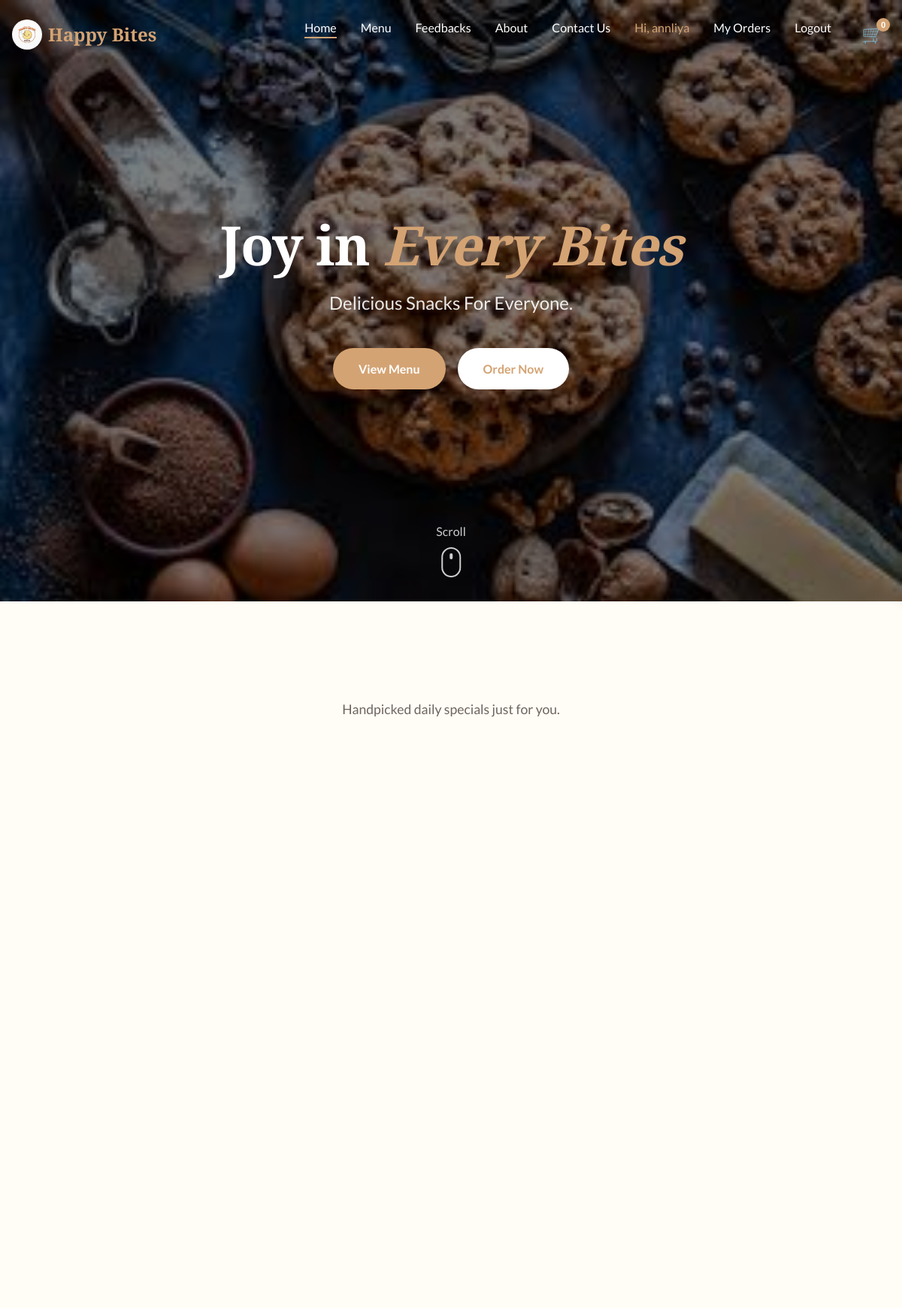
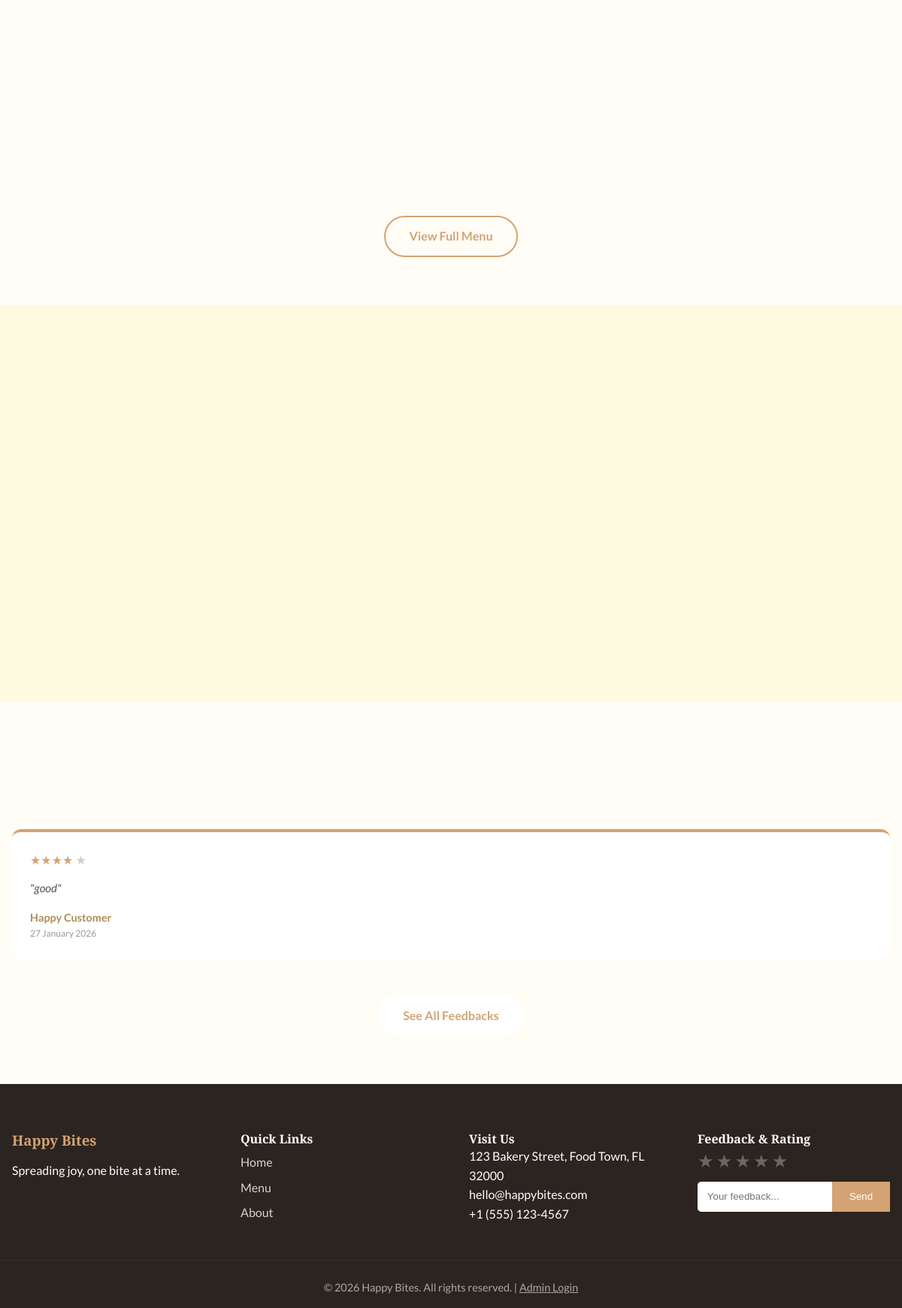
Screenshot of / (signed in) with the database file from the repository (2 pictures, top to bottom).
### app1.py (models this page shows)
class Feedback(db.Model):
    id = db.Column(db.Integer, primary_key=True)
    rating = db.Column(db.Integer, nullable=False)
    message = db.Column(db.Text, nullable=True)
    timestamp = db.Column(db.DateTime, default=datetime.utcnow)

class StoreSettings(db.Model):
    id = db.Column(db.Integer, primary_key=True)
    address = db.Column(db.Text, nullable=False, default='123 Bakery Street, Food Town, FL 32000')
    phone = db.Column(db.String(20), nullable=False, default='+1 (555) 123-4567')
    email = db.Column(db.String(120), nullable=False, default='hello@happybites.com')
    instagram = db.Column(db.String(255), nullable=True)
    facebook = db.Column(db.String(255), nullable=True)
    twitter = db.Column(db.String(255), nullable=True)
    whatsapp = db.Column(db.String(20), nullable=True)
    linkedin = db.Column(db.String(255), nullable=True)

### app1.py (the view)
@app.route('/')
def home():
    featured_products = Product.query.limit(4).all()
    recent_feedbacks = Feedback.query.order_by(Feedback.timestamp.desc()).limit(5).all()
    return render_template('index.html', products=featured_products, testimonials=recent_feedbacks)

### app1.py (called while the page is built)
@app.context_processor
def inject_settings():
    settings = StoreSettings.query.first()
    if not settings:
        settings = StoreSettings()
        db.session.add(settings)
        db.session.commit()
    return dict(store_settings=settings)

### templates/index.html (shortened to what this page needs)
<!DOCTYPE html>
<html lang="en">
<head>
    <link rel="stylesheet" href="https://cdnjs.cloudflare.com/ajax/libs/font-awesome/6.0.0/css/all.min.css">
    <link rel="stylesheet" href="/static/style.css">
</head>
<body>
    <nav class="navbar" id="navbar">
        <div class="container nav-container">
            <a href="#" class="logo">
                <img src="static/assets/images/logo.jpeg" alt="Happy Bites Logo" class="logo-img">
                <span class="logo-text">Happy Bites</span>
            </a>
            <ul class="nav-links">
                <li><a href="#home" class="nav-link active">Home</a></li>
                <li><a href="/menu" class="nav-link">Menu</a></li>
                <li><a href="/feedbacks" class="nav-link">Feedbacks</a></li>
                <li><a href="#about" class="nav-link">About</a></li>
                <li><a href="#contact" class="nav-link">Contact Us</a></li>
                {% if session.user_logged_in %}
                <li><a href="#" class="nav-link" style="color: var(--primary);">Hi, {{ session.full_name.split()[0]
                        }}</a></li>
                <li><a href="/my_orders" class="nav-link">My Orders</a></li>
                <li><a href="/logout" class="nav-link">Logout</a></li>
                {% else %}
                <li><a href="/login" class="nav-link">Login</a></li>
                {% endif %}
                <li class="cart-item">
                    <button class="cart-btn" aria-label="View Cart">
                        <span class="cart-icon">🛒</span>
                        <span class="cart-count">0</span>
                    </button>
                </li>
            </ul>
        </div>
    </nav>
    <header id="home" class="hero">
        <div class="hero-bg">
            <img src="static/assets/images/cookies.jpg" alt="Delicious Cookies" class="hero-video">
            <div class="overlay"></div>
        </div>
        <div class="container hero-content">
            <h1 class="hero-title">Joy in <span class="highlight">Every Bites</span></h1>
            <p class="hero-subtitle">Delicious Snacks For Everyone.
            </p>
            <div class="hero-buttons">
                <a href="/menu" class="btn btn-primary">View Menu</a>
                <a href="#menu" class="btn btn-secondary">Order Now</a>
            </div>
        </div>
        <div class="scroll-indicator">
            <span>Scroll</span>
            <div class="mouse"></div>
        </div>
    </header>
    <section id="menu" class="section menu-section">
        <div class="container">
            <div class="section-header text-center">
                <p class="section-desc">Handpicked daily specials just for you.</p>
            </div>
            <div class="menu-grid">
        </div>
        <div class="center-btn">
            <a href="/menu" class="btn btn-outline">View Full Menu</a>
        </div>
        </div>
    </section>
    <section id="about" class="section about-section">
        <div class="container about-grid">
            <div class="about-image">
                <div class="image-stack">
                </div>
            </div>
        </div>
    </section>
    {% if testimonials %}
    <section class="section" style="background: var(--light-bg);">
        <div class="container">
            <div class="testimonials-grid"
                style="display: grid; grid-template-columns: repeat(auto-fit, minmax(280px, 1fr)); gap: 1.5rem; margin-top: 3rem;">
                {% for t in testimonials %}
                <div class="testimonial-card"
                    style="background: white; padding: 1.5rem; border-radius: var(--radius); box-shadow: var(--shadow-soft); text-align: left; border-top: 4px solid var(--primary);">
                    <div style="color: var(--primary); font-size: 1rem; margin-bottom: 0.8rem;">
                        {% for i in range(t.rating) %}★{% endfor %}
                        {% for i in range(5 - t.rating) %}<span style="color: #ccc;">★</span>{% endfor %}
                    </div>
                    <p
                        style="font-style: italic; color: #555; margin-bottom: 1rem; line-height: 1.5; font-size: 0.95rem;">
                        "{{ t.message }}"</p>
                    <div style="font-weight: 700; color: var(--primary-dark); font-size: 0.9rem;">Happy Customer</div>
                    <div style="font-size: 0.75rem; color: #999;">{{ t.timestamp.strftime('%d %B %Y') }}</div>
                </div>
                {% endfor %}
            </div>
        </div>
        <div style="text-align: center; margin-top: 3rem;">
            <a href="/feedbacks" class="btn btn-secondary">See All Feedbacks</a>
        </div>
    </section>
    {% endif %}
    <footer id="contact" class="site-footer">
        <div class="container footer-content">
            <div class="footer-brand">
                <h3>Happy Bites</h3>
                <p>Spreading joy, one bite at a time.</p>
            </div>
            <div class="footer-links">
                <h4>Quick Links</h4>
                <a href="#home">Home</a>
                <a href="#menu">Menu</a>
                <a href="#about">About</a>
            </div>
            <div class="footer-contact">
                <h4>Visit Us</h4>
                <p>{{ store_settings.address }}</p>
                <p>{{ store_settings.email }}</p>
                <p>{{ store_settings.phone }}</p>
            </div>
            <div class="footer-newsletter">
                <h4>Feedback & Rating</h4>
                <form class="feedback-form" id="feedbackForm">
                    <div class="star-rating">
                        <input type="radio" id="star5" name="rating" value="5" /><label for="star5"
                            title="5 stars">★</label>
                        <input type="radio" id="star4" name="rating" value="4" /><label for="star4"
                            title="4 stars">★</label>
                        <input type="radio" id="star3" name="rating" value="3" /><label for="star3"
                            title="3 stars">★</label>
                        <input type="radio" id="star2" name="rating" value="2" /><label for="star2"
                            title="2 stars">★</label>
                        <input type="radio" id="star1" name="rating" value="1" /><label for="star1"
                            title="1 star">★</label>
                    </div>
                    <div class="feedback-input-group">
                        <input type="text" id="feedbackMsg" placeholder="Your feedback..." required>
                        <button type="submit">Send</button>
                    </div>
                </form>
            </div>
        </div>
        <div class="footer-bottom text-center">
            <p>&copy; 2026 Happy Bites. All rights reserved. | <a href="/admin"
                    style="color: inherit; text-decoration: underline;">Admin Login</a></p>
        </div>
    </footer>
</body>
</html>

### rows the page displays
Feedback: message "good", timestamp "27 January 2026"
StoreSettings: address "123 Bakery Street, Food Town, FL 32000", email "hello@happybites.com", phone "+1 (555) 123-4567"

### other values shown
{{ session.full_name.split()[0] }} "annliya"
